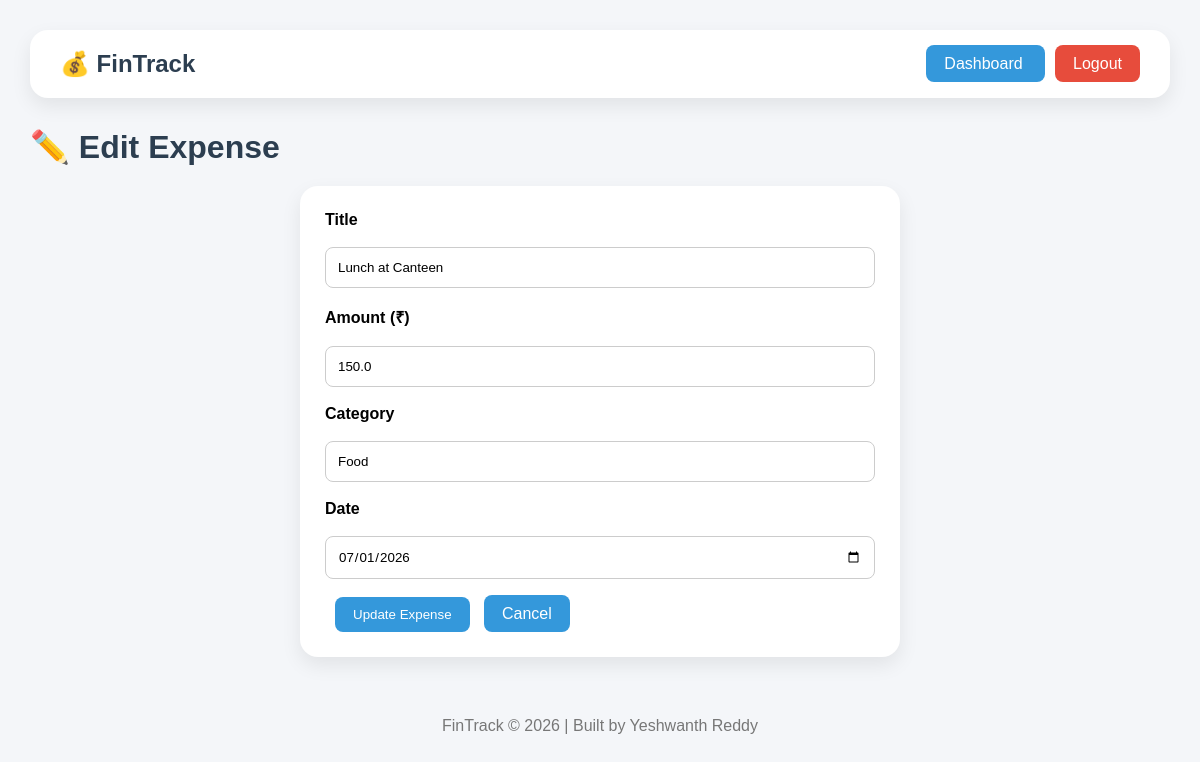
Screenshot of /edit/1 (signed in) with the database file from the repository.
### tables this page shows
CREATE TABLE expenses(
    id INTEGER PRIMARY KEY AUTOINCREMENT,
    user_id INTEGER NOT NULL,
    title TEXT NOT NULL,
    amount REAL NOT NULL,
    category TEXT NOT NULL,
    date TEXT NOT NULL
);

### app.py (the view, shortened to what this page needs)
@app.route("/edit/<int:id>", methods=["GET", "POST"])
def edit_expense(id):
    if "user_id" not in session:
        return redirect(url_for("login"))
    conn = sqlite3.connect("fintrack.db")
    cursor = conn.cursor()
    cursor.execute(
        "SELECT * FROM expenses WHERE id=? AND user_id=?",
        (id, session["user_id"])
    )
    expense = cursor.fetchone()
    if expense is None:
        conn.close()
        return redirect(url_for("dashboard"))
    conn.close()
    return render_template(
        "edit_expense.html",
        expense=expense
    )

### templates/edit_expense.html (shortened to what this page needs)
<!DOCTYPE html>
<html>
<head>
    <link rel="stylesheet"
          href="{{ url_for('static', filename='css/style.css') }}">
</head>
<body>
<div class="navbar">
    <h2>💰 FinTrack</h2>
    <div>
        <a class="nav-btn" href="/dashboard">
            Dashboard
        </a>
        <a class="logout-btn" href="/logout">
            Logout
        </a>
    </div>
</div>
<h1>✏️ Edit Expense</h1>
<div class="card" style="max-width:600px; margin:auto;">
    <form method="POST">
        <label><strong>Title</strong></label>
        <br><br>
        <input
            type="text"
            name="title"
            value="{{ expense[2] }}"
            placeholder="Expense title"
            required
            style="
                width:100%;
                padding:12px;
                border:1px solid #ccc;
                border-radius:8px;
                box-sizing:border-box;
            "
        >
        <br><br>
        <label><strong>Amount (₹)</strong></label>
        <br><br>
        <input
            type="number"
            step="0.01"
            min="0.01"
            name="amount"
            value="{{ expense[3] }}"
            required
            style="
                width:100%;
                padding:12px;
                border:1px solid #ccc;
                border-radius:8px;
                box-sizing:border-box;
            "
        >
        <br><br>
        <label><strong>Category</strong></label>
        <br><br>
        <input
            type="text"
            name="category"
            value="{{ expense[4] }}"
            placeholder="Food, Travel, Shopping..."
            required
            style="
                width:100%;
                padding:12px;
                border:1px solid #ccc;
                border-radius:8px;
                box-sizing:border-box;
            "
        >
        <br><br>
        <label><strong>Date</strong></label>
        <br><br>
        <input
            type="date"
            name="date"
            value="{{ expense[5] }}"
            required
            style="
                width:100%;
                padding:12px;
                border:1px solid #ccc;
                border-radius:8px;
                box-sizing:border-box;
            "
        >
        <br><br>
        <button
            type="submit"
            class="nav-btn"
            style="border:none; cursor:pointer;"
        >
            Update Expense
        </button>
        <a
            href="/dashboard"
            class="nav-btn"
            style="margin-left:10px;"
        >
            Cancel
        </a>
    </form>
</div>
<footer>
    <p>
        FinTrack © 2026 | Built by Yeshwanth Reddy
    </p>
</footer>
</body>
</html>

### static/css/style.css (style rules this page uses)
* { margin:0; padding:0; box-sizing:border-box; font-family:Arial,sans-serif; }
body { background:#f4f6f9; padding:30px; overflow-x:hidden; }
.navbar { background:white; padding:20px 30px; border-radius:18px; display:flex; justify-content:space-between; align-items:center; box-shadow:0 8px 20px rgba(0,0,0,0.08); }
.navbar h2 { color:#2c3e50; }
.nav-btn, .logout-btn { text-decoration:none; color:white; padding:10px 18px; border-radius:8px; margin-left:10px; transition:0.3s; }
.nav-btn { background:#3498db; }
.logout-btn { background:#e74c3c; }
h1 { margin-top:30px; margin-bottom:20px; color:#2c3e50; }
.card { background:white; padding:25px; border-radius:18px; box-shadow:0 8px 20px rgba(0,0,0,0.08); transition:transform 0.3s; }
footer { margin-top:40px; text-align:center; color:#777; padding:20px; }

### rows the page displays
expenses: title "Lunch at Canteen", amount "150.0", category "Food", date "07/01/2026"
